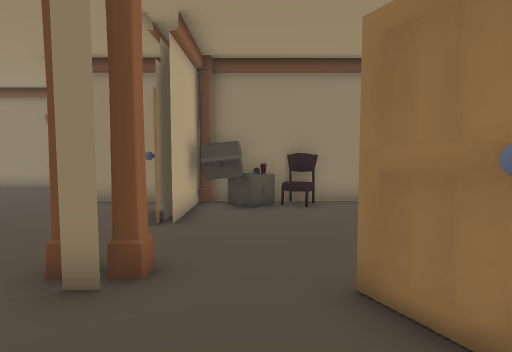
[1] (above)

18 first-person views from a walk through a Unity game level. The camera is 1.5 m above the floor, tilts 4° down and sees 80° across. The floor is counted in squares, 1 m on a side. Each view is taken from the middle of a square. On the plan, view 1 faces up. The plan holds only what a view shows up to about 15 squares ahead; the rest is blank. The place goes on beyond the plan. The player character is not drawn. Door leaves are left out, so doorways stand open. Some surface patterns are stand-ins.

[2]
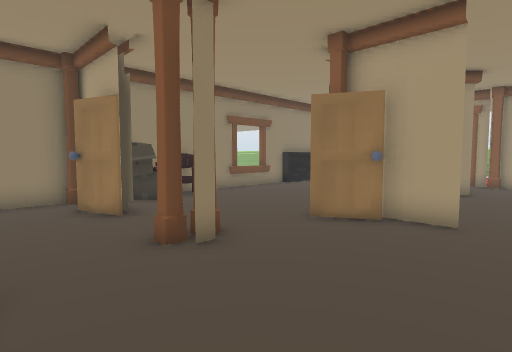

[3]
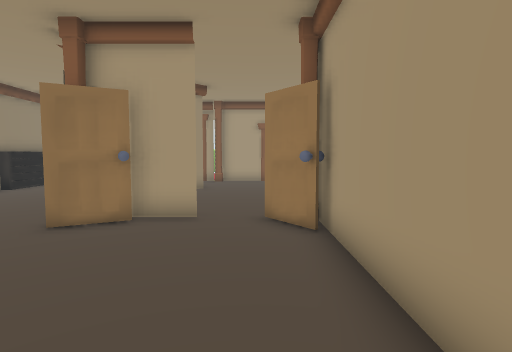

[4]
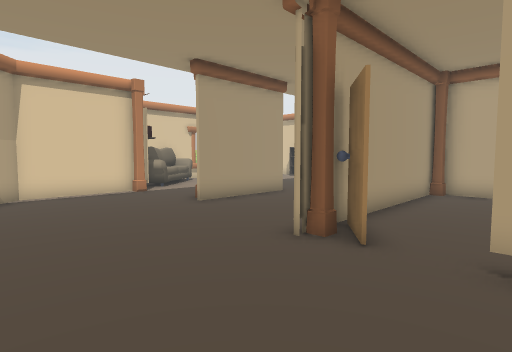

[5]
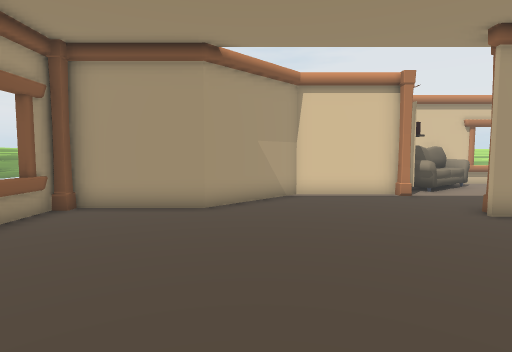

[6]
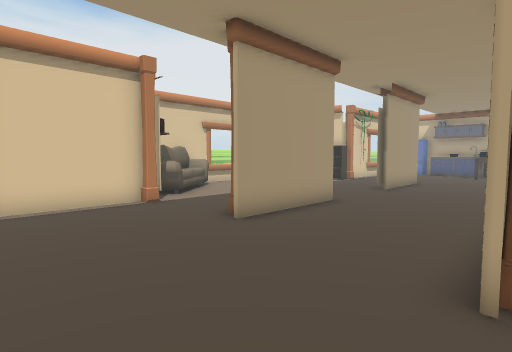

[7]
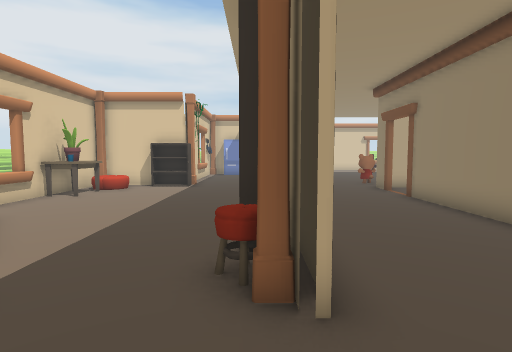

[8]
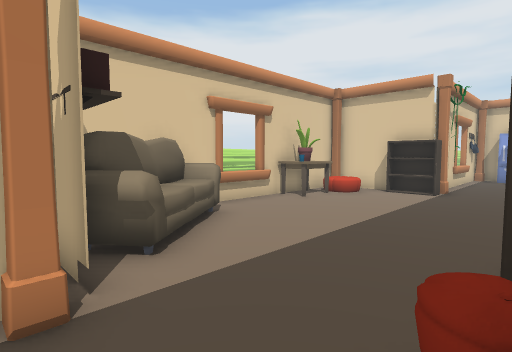

[9]
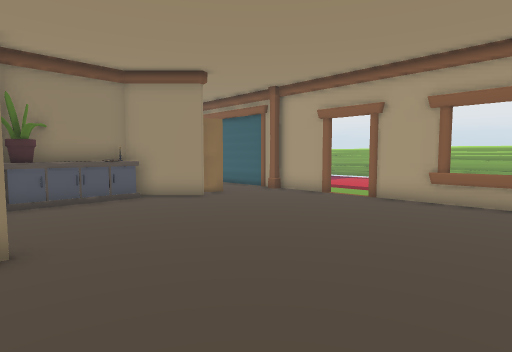

[10]
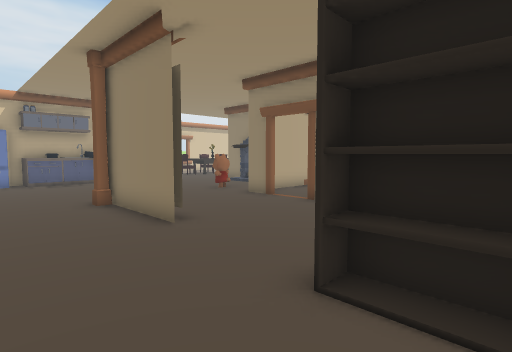

[11]
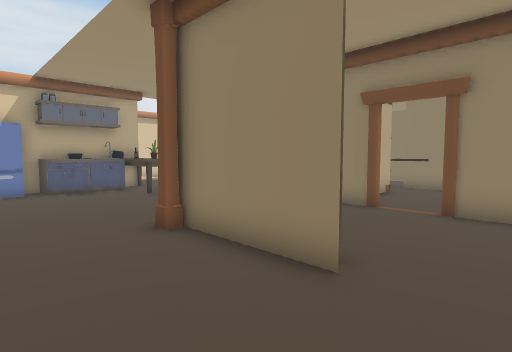

[12]
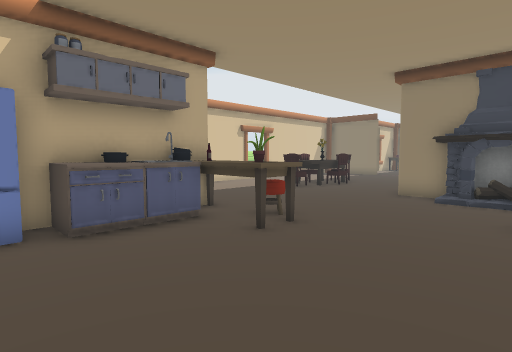

[13]
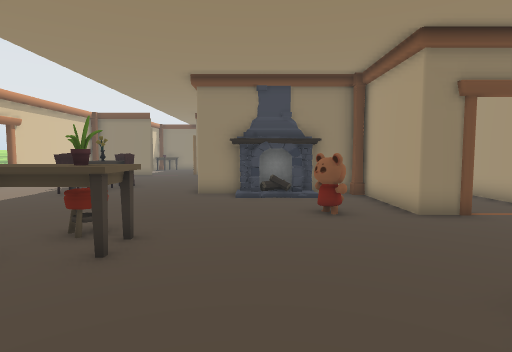

[14]
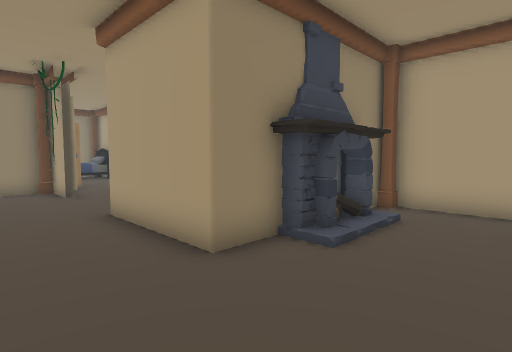

[15]
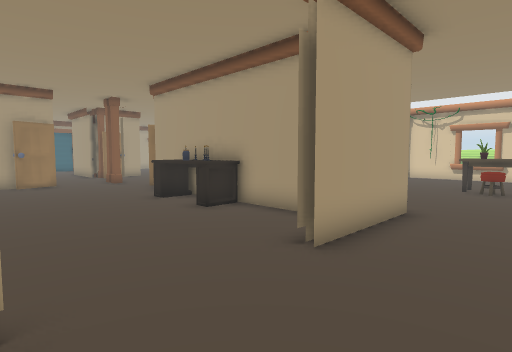

[16]
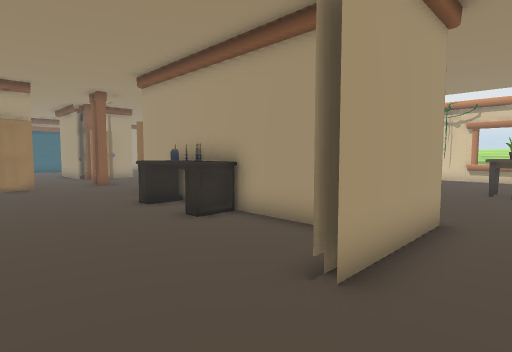

[17]
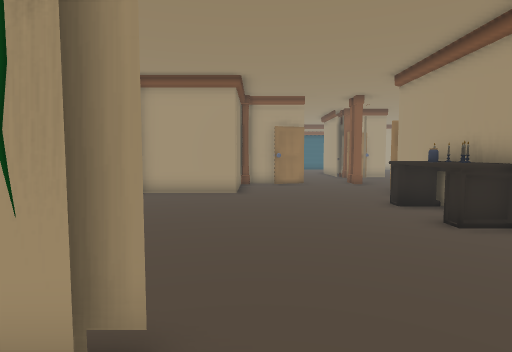

[18]
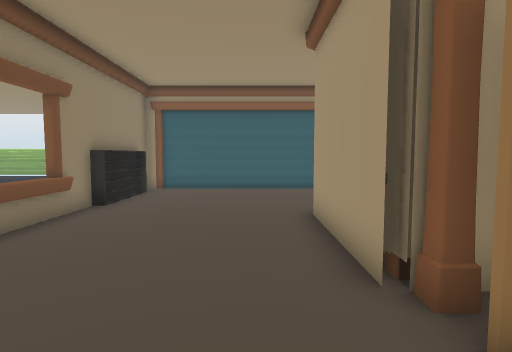

### Floor plan
Key: @ floor where view 1 was taken; # wall or solid block; . floor; D open door; = window, fence, low wall or low ledge; P pillar; C chair; B box; K bookshelf; S sofa; T stool; L plant; A cabinet; U counter; F fridge; E table; I fireplace; O other object.
Columns run from 19 left of view 1 to 12 right of it. Each row starts with its distance up from view 1.
 10 ...D.........# #########=####K##
  9  ..D.............#POCC.........#
  8  ..D.............#BO............
  7 ...D.............D..............
  6 ...D.............D..............
  5 ...#...EEOE......D..............
  4 ...  ##EOOE##DDDDPDDDD..........
  3 ...#     ..   DDDDDDDPPLAO#.....
  2 ...##I#I#P..  .......#AAAA##DDDD
  1 .....III.P.. # ......DD....#DDDP
  0 .........#...# ....@.DD.........
 -1 .........#...#.......DD........#
 -2 .......O.##DDP#######PD........D
 -3 .......O...DD..................D
 -4 ..T.............................
 -5 OOLO............................
 -6 UUOO...........................=
 -7  U...... ###DDDDD####..........=
 -8 UU......P...DDDDDKKTP..........P
 -9 #.......D...........D..... #####
-10 F.......D...........D....
-11    ==#OPK...........PP..
-12     =#  K..........S#####
-13         #.........SS#
-14         #OOOO...SSSS
-15         P OLO...SS
-16         P##OO#=##

Positions as (right, up) in squares from view 1, and headings:
1: (0, 0), facing up
2: (-5, -1), facing up-right
3: (-5, -1), facing right
4: (7, 1), facing down-left
5: (7, 0), facing down
6: (6, -2), facing down-left
7: (4, -8), facing left
8: (2, -8), facing down-left
9: (2, -8), facing up-right
10: (-1, -11), facing up-left
11: (-5, -11), facing up-left
12: (-12, -10), facing up-left
13: (-14, -10), facing up
14: (-19, -2), facing up-right
15: (-19, 10), facing down-right
16: (-18, 9), facing down-right
17: (-18, 9), facing right
18: (-1, 5), facing right
